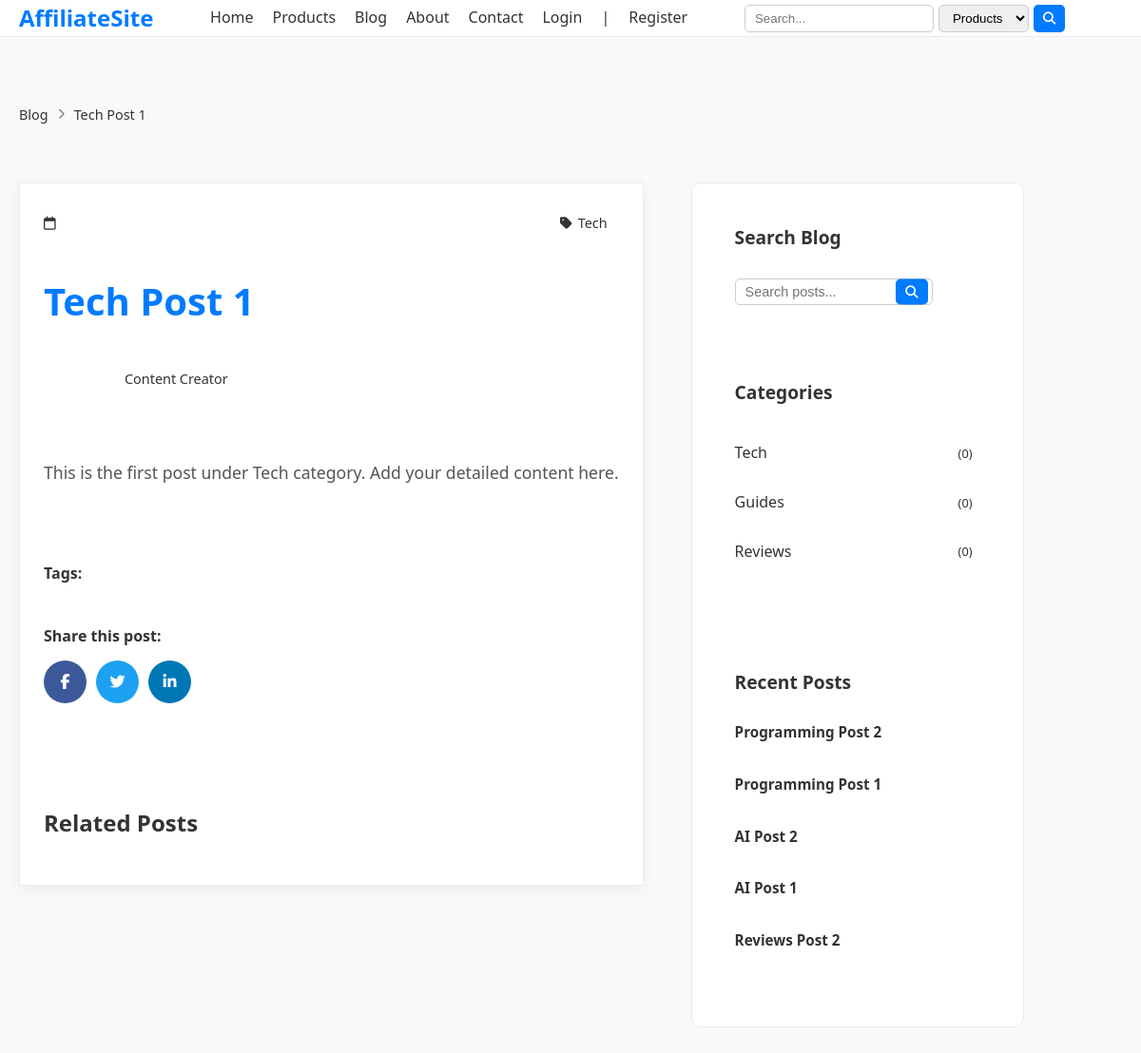
Page /blog/1/ on the committed database.
### blog/models.py (models this page shows, shortened)
class BlogPost(models.Model):
    title = models.CharField(max_length=200)
    content = models.TextField()
    category = models.ForeignKey(BlogCategory, on_delete=models.CASCADE, related_name='posts')
    created_at = models.DateTimeField(auto_now_add=True)

class BlogCategory(models.Model):
    name = models.CharField(max_length=100, unique=True)

### blog/views.py (the view)
# urls.py: path('<int:pk>/', views.blog_detail, name='blog_detail'),
def blog_detail(request, pk):
    post = get_object_or_404(BlogPost, pk=pk)
    categories = BlogCategory.objects.all()
    recent_posts = BlogPost.objects.exclude(pk=pk).order_by('-created_at')[:5]
    return render(request, 'blog/blog_detail.html', {
        'post': post,
        'categories': categories,
        'recent_posts': recent_posts,
    })

### blog/templates/blog/blog_detail.html (shortened to what this page needs)
{% extends 'base.html' %}
{% load static %}
{% block content %}
<div class="blog-detail-container container">
    <nav class="breadcrumb">
        <a href="{% url 'blog:blog_list' %}">Blog</a>
        <i class="fas fa-chevron-right"></i>
        <span>{{ post.title|truncatewords:4 }}</span>
    </nav>
    <div class="blog-detail-layout">
        <main class="blog-detail-content">
            <article class="blog-article">
                <header class="article-header">
                    <div class="article-meta">
                        <div class="meta-left">
                            <span class="publish-date">
                                <i class="far fa-calendar"></i>
                            </span>
                        </div>
                        <div class="meta-right">
                            {% if post.category %}
                            <span class="category-badge">
                                <i class="fas fa-tag"></i>
                                {{ post.category.name }}
                            </span>
                            {% endif %}
                        </div>
                    </div>
                    <h1 class="article-title">{{ post.title }}</h1>
                    <div class="author-info">
                        <div class="author-avatar">
                            <i class="fas fa-user"></i>
                        </div>
                        <div class="author-details">
                            <span class="author-bio">Content Creator</span>
                        </div>
                    </div>
                </header>
                <div class="blog-body">
                    {{ post.content|linebreaks }}
                </div>
                <footer class="article-footer">
                    <div class="tags-section">
                        <h4>Tags:</h4>
                    </div>
                    <div class="social-share">
                        <h4>Share this post:</h4>
                        <div class="share-buttons">
                            <a href="#" class="share-btn facebook">
                                <i class="fab fa-facebook-f"></i>
                            </a>
                            <a href="#" class="share-btn twitter">
                                <i class="fab fa-twitter"></i>
                            </a>
                            <a href="#" class="share-btn linkedin">
                                <i class="fab fa-linkedin-in"></i>
                            </a>
                            <a href="#" class="share-btn link">
                                <i class="fas fa-link"></i>
                            </a>
                        </div>
                    </div>
                </footer>
            </article>
            <section class="related-posts">
                <h3>Related Posts</h3>
            </section>
        </main>
        <aside class="blog-sidebar">
            <div class="sidebar-widget">
                <h3>Search Blog</h3>
                <form class="search-form" action="{% url 'blog:blog_list' %}" method="get">
                    <div class="search-group">
                        <input type="text" name="q" placeholder="Search posts..." class="search-input">
                        <button type="submit" class="search-btn">
                            <i class="fas fa-search"></i>
                        </button>
                    </div>
                </form>
            </div>
            <div class="sidebar-widget">
                <h3>Categories</h3>
                <ul class="category-list">
                    <li>
                        <a href="{% url 'blog:blog_list' %}?category=Tech">
                            <span class="category-name">Tech</span>
                            <span class="category-count">({{ category_counts.Tech|default:0 }})</span>
                        </a>
                    </li>
                    <li>
                        <a href="{% url 'blog:blog_list' %}?category=Guides">
                            <span class="category-name">Guides</span>
                            <span class="category-count">({{ category_counts.Guides|default:0 }})</span>
                        </a>
                    </li>
                    <li>
                        <a href="{% url 'blog:blog_list' %}?category=Reviews">
                            <span class="category-name">Reviews</span>
                            <span class="category-count">({{ category_counts.Reviews|default:0 }})</span>
                        </a>
                    </li>
                </ul>
            </div>
            <div class="sidebar-widget">
                <h3>Recent Posts</h3>
                <ul class="recent-posts">
                    {% for recent in recent_posts %}
                    <li class="recent-post-item">
                        <div class="recent-post-content">
                            <h4>
                                <a href="{% url 'blog:blog_detail' recent.pk %}">{{ recent.title|truncatewords:5 }}</a>
                            </h4>
                        </div>
                    </li>
                    {% endfor %}
                </ul>
            </div>
        </aside>
    </div>
</div>
{% endblock %}

### static/css/style.css (style rules this page uses)
body { font-family: 'Roboto', sans-serif; margin: 0; padding: 0; background-color: #f9f9f9; color: #333; }
a { text-decoration: none; color: inherit; }
.container { max-width: 1200px; margin: 0 auto; padding: 0 20px; }
.search-form { display: flex; gap: 5px; }
.search-form input, .search-form select { padding: 5px 10px; border: 1px solid #ccc; border-radius: 5px; }
.search-form button { background-color: #007bff; color: #fff; border: none; padding: 6px 10px; border-radius: 5px; cursor: pointer; }
.category-list { list-style: none; padding: 0; }
.category-list li { margin-bottom: 10px; }
.category-list li a { color: #333; font-weight: 500; transition: 0.3s; }
.blog-detail-container { display: flex; gap: 30px; margin-top: 30px; flex-wrap: wrap; }
.blog-detail-content { flex: 3 1 600px; background-color: #fff; padding: 25px; border-radius: 10px; border: 1px solid #eaeaea; box-shadow: 0 5px 15px rgba(0,0,0,0.05); }
.blog-detail-content h1 { color: #007bff; margin-bottom: 10px; }
.blog-body p { line-height: 1.7; margin-bottom: 15px; color: #555; }
.blog-sidebar { flex: 1 1 250px; background-color: #fff; padding: 20px; border-radius: 10px; border: 1px solid #eaeaea; height: fit-content; }
.blog-sidebar ul { list-style: none; padding: 0; }
.blog-sidebar ul li { margin-bottom: 10px; }
.blog-sidebar ul li a { color: #333; text-decoration: none; transition: 0.3s; }
* { margin: 0; padding: 0; box-sizing: border-box; }
body { font-family: 'Segoe UI', Tahoma, Geneva, Verdana, sans-serif; line-height: 1.6; color: #333; background-color: #f8f9fa; }
.category-list { list-style: none; margin-bottom: 25px; }
.category-list li { margin-bottom: 8px; }
.category-list a { text-decoration: none; color: #555; transition: color 0.3s; display: block; padding: 5px 0; }

### templates/base.html (style rules this page uses)
h1, h2, h3, h4, h5, h6 { font-weight: 600; line-height: 1.3; margin-bottom: 0.5rem; color: var(--secondary-color); }
h1 { font-size: 2.5rem; }
h3 { font-size: 1.5rem; }
p { margin-bottom: 1rem; }
a { color: var(--primary-color); text-decoration: none; transition: var(--transition); }

### rows in the picture
BlogPost: title "Tech Post 1", category.name "Tech", content "This is the first post under Tech category. Add your detailed content here."
BlogPost: title "Programming Post 2"
BlogPost: title "Programming Post 1"
BlogPost: title "AI Post 2"
BlogPost: title "AI Post 1"
BlogPost: title "Reviews Post 2"

### other values in the picture
{{ category_counts.Tech|default:0 }} "0"
{{ category_counts.Guides|default:0 }} "0"
{{ category_counts.Reviews|default:0 }} "0"
